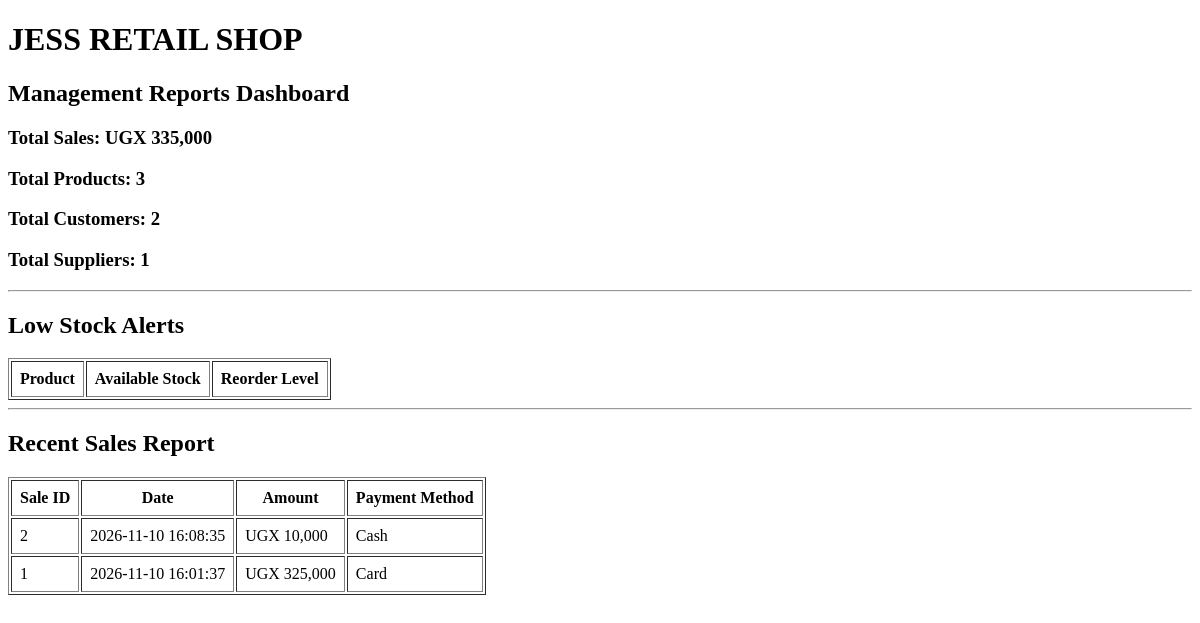
The app's page /reports.php, older data.
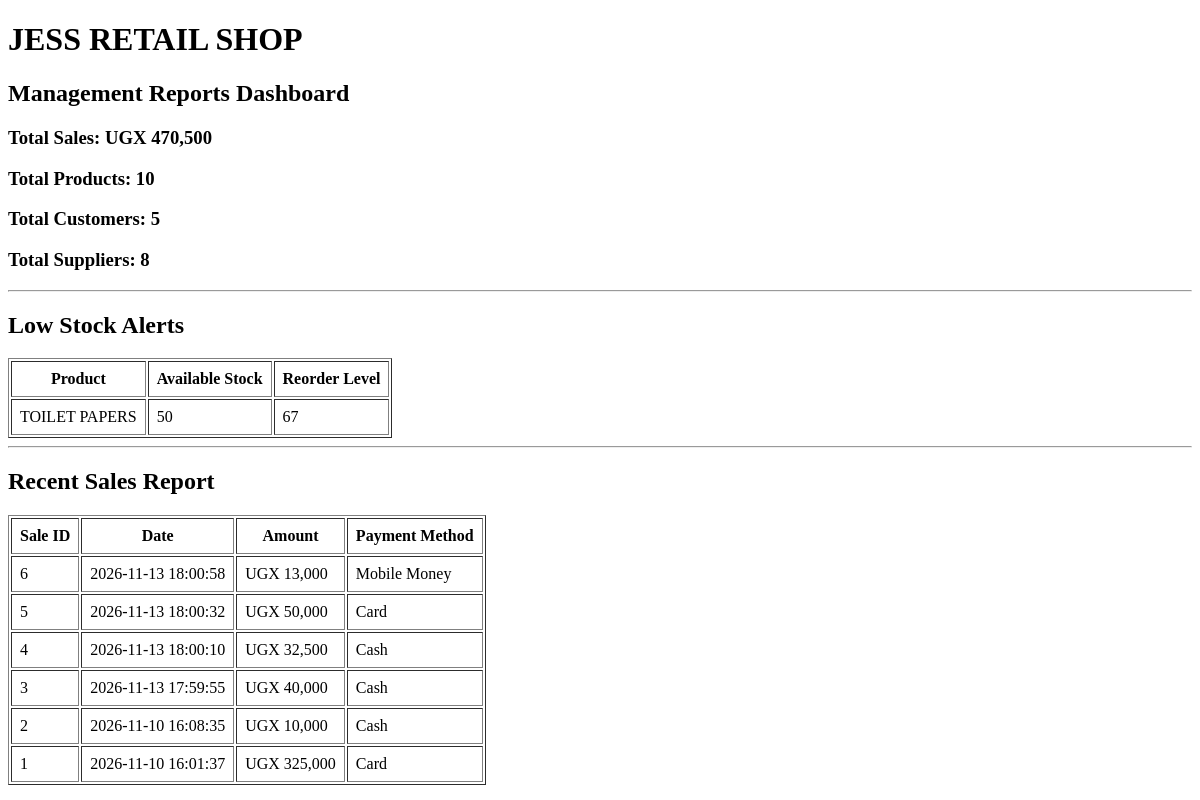
The same page, newer data.
### tables this page shows
CREATE TABLE `sales` (
  `sale_id` int(11) NOT NULL,
  `customer_id` int(11) DEFAULT NULL,
  `user_id` int(11) NOT NULL,
  `sale_date` datetime DEFAULT current_timestamp(),
  `total_amount` decimal(10,2) NOT NULL,
  `payment_method` varchar(30) DEFAULT NULL
);

CREATE TABLE `products` (
  `product_id` int(11) NOT NULL,
  `product_name` varchar(100) NOT NULL,
  `category_id` int(11) DEFAULT NULL,
  `buying_price` decimal(10,2) NOT NULL,
  `selling_price` decimal(10,2) NOT NULL,
  `quantity_in_stock` int(11) DEFAULT 0,
  `reorder_level` int(11) DEFAULT 5
);

### reports.php (the view, shortened to what this page needs)
<?php
$conn = new mysqli("localhost", "root", "", "jess retail shop");
$sales = $conn->query("SELECT COALESCE(SUM(total_amount), 0) AS total FROM sales")->fetch_assoc();
$product_count = $conn->query("SELECT COUNT(*) AS total FROM products")->fetch_assoc();
$customer_count = $conn->query("SELECT COUNT(*) AS total FROM customers")->fetch_assoc();
$supplier_count = $conn->query("SELECT COUNT(*) AS total FROM suppliers")->fetch_assoc();
$low_stock = $conn->query(
    "SELECT product_name, quantity_in_stock, reorder_level
     FROM products
     WHERE quantity_in_stock <= reorder_level"
);
$recent_sales = $conn->query(
    "SELECT sale_id, sale_date, total_amount, payment_method
     FROM sales ORDER BY sale_id DESC LIMIT 10"
);
?>
<!DOCTYPE html>
<html>
<head>
</head>
<body>
<h1>JESS RETAIL SHOP</h1>
<h2>Management Reports Dashboard</h2>
<h3>Total Sales: UGX <?php echo number_format($sales['total']); ?></h3>
<h3>Total Products: <?php echo $product_count['total']; ?></h3>
<h3>Total Customers: <?php echo $customer_count['total']; ?></h3>
<h3>Total Suppliers: <?php echo $supplier_count['total']; ?></h3>
<hr>
<h2>Low Stock Alerts</h2>
<table border="1" cellpadding="8">
<tr>
    <th>Product</th>
    <th>Available Stock</th>
    <th>Reorder Level</th>
</tr>
<?php while ($row = $low_stock->fetch_assoc()) { ?>
<tr>
    <td><?php echo htmlspecialchars($row['product_name']); ?></td>
    <td><?php echo $row['quantity_in_stock']; ?></td>
    <td><?php echo $row['reorder_level']; ?></td>
</tr>
<?php } ?>
</table>
<hr>
<h2>Recent Sales Report</h2>
<table border="1" cellpadding="8">
<tr>
    <th>Sale ID</th>
    <th>Date</th>
    <th>Amount</th>
    <th>Payment Method</th>
</tr>
<?php while ($row = $recent_sales->fetch_assoc()) { ?>
<tr>
    <td><?php echo $row['sale_id']; ?></td>
    <td><?php echo $row['sale_date']; ?></td>
    <td>UGX <?php echo number_format($row['total_amount']); ?></td>
    <td><?php echo htmlspecialchars($row['payment_method']); ?></td>
</tr>
<?php } ?>
</table>
</body>
</html>

Row changes from the older to the newer data that the page shows:
added products: product_name "TOILET PAPERS", quantity_in_stock "50", reorder_level "67"
added sales: sale_id "6", sale_date "2026-11-13 18:00:58", total_amount "13,000", payment_method "Mobile Money"
added sales: sale_id "5", sale_date "2026-11-13 18:00:32", total_amount "50,000", payment_method "Card"
added sales: sale_id "4", sale_date "2026-11-13 18:00:10", total_amount "32,500", payment_method "Cash"
added sales: sale_id "3", sale_date "2026-11-13 17:59:55", total_amount "40,000", payment_method "Cash"
Text that changed along with them:
$sales['total']: "335,000" → "470,500"
$product_count['total']: "3" → "10"
$customer_count['total']: "2" → "5"
$supplier_count['total']: "1" → "8"
